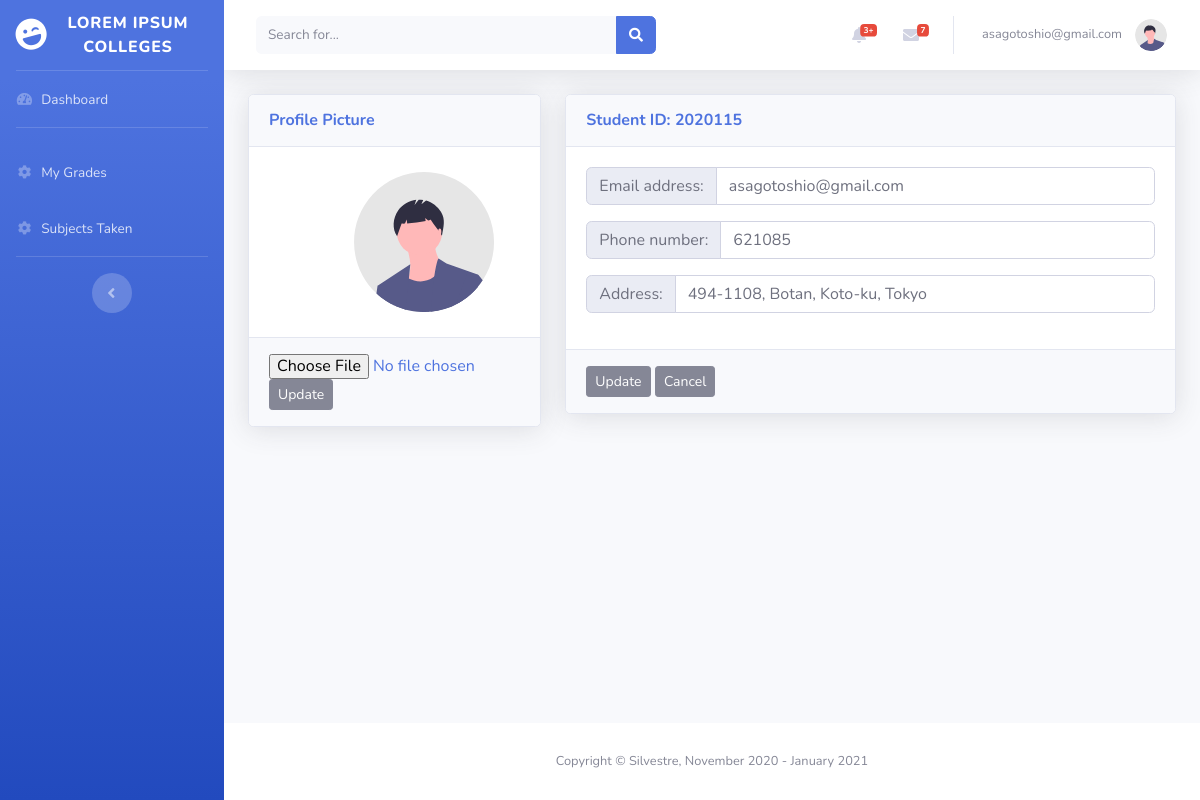
The app's page /editprofile.php (signed in) with its own data.
### tables this page shows
CREATE TABLE `users` (
  `id` int(11) NOT NULL,
  `firstname` varchar(30) NOT NULL,
  `lastname` varchar(20) NOT NULL,
  `email_address` varchar(40) NOT NULL,
  `password` varchar(256) NOT NULL,
  `phonenumber` int(11) NOT NULL,
  `gender` varchar(20) NOT NULL,
  `birthday` varchar(20) NOT NULL,
  `address` varchar(70) NOT NULL,
  `degree` varchar(200) NOT NULL,
  `program` varchar(100) NOT NULL,
  `yearlevel` varchar(100) NOT NULL,
  `semester` varchar(100) NOT NULL
);

### editprofile.php (the view, shortened to what this page needs)
<!DOCTYPE html>
<html lang="en">
<?php
    include("connection.php");
    $imageProfileImage = "";
    $studentInfoID = $_SESSION['id'];
    $viewStudentInfo = "SELECT * FROM users WHERE $studentInfoID = id";
    $queryStudentInfo = mysqli_query($connect, $viewStudentInfo);
    while ($rowStudentInfo = mysqli_fetch_array($queryStudentInfo)) {
        $updatedEmailAddress = $rowStudentInfo['email_address'];
        $updatedPhoneNumber = $rowStudentInfo['phonenumber'];
        $updatedAddress = $rowStudentInfo['address'];
    }
?>
<head>
    <link href="vendor/fontawesome-free/css/all.min.css" rel="stylesheet" type="text/css">
    <link href="css/sb-admin-2.min.css" rel="stylesheet">
    <link href="css/profileimage.css" rel="stylesheet">
</head>
<body id="page-top">
    <div id="wrapper">
        <ul class="navbar-nav bg-gradient-primary sidebar sidebar-dark accordion" id="accordionSidebar">
            <a class="sidebar-brand d-flex align-items-center justify-content-center" href="index.php">
                <div class="sidebar-brand-icon rotate-n-15">
                    <i class="fas fa-laugh-wink"></i>
                </div>
                <div class="sidebar-brand-text mx-3">Lorem Ipsum Colleges</div>
            </a>
            <hr class="sidebar-divider my-0">
            <li class="nav-item">
                <a class="nav-link" href="index.php">
                    <i class="fas fa-fw fa-tachometer-alt"></i>
                    <span>Dashboard</span></a>
            </li>
            <hr class="sidebar-divider">
            <li class="nav-item">
                <a class="nav-link collapsed" href="grades.php" aria-expanded="true" aria-controls="collapseTwo">
                    <i class="fas fa-fw fa-cog"></i>
                    <span>My Grades</span>
                </a>
                <a class="nav-link collapsed" href="subjectstaken.php" aria-expanded="true" aria-controls="collapseTwo">
                    <i class="fas fa-fw fa-cog"></i>
                    <span>Subjects Taken</span>
                </a>
            </li>
            <hr class="sidebar-divider d-none d-md-block">
            <div class="text-center d-none d-md-inline">
                <button class="rounded-circle border-0" id="sidebarToggle"></button>
            </div>
        </ul>
        <div id="content-wrapper" class="d-flex flex-column">
            <div id="content">
                <nav class="navbar navbar-expand navbar-light bg-white topbar mb-4 static-top shadow">
                    <form
                        class="d-none d-sm-inline-block form-inline mr-auto ml-md-3 my-2 my-md-0 mw-100 navbar-search">
                        <div class="input-group">
                            <input type="text" class="form-control bg-light border-0 small" placeholder="Search for..."
                                aria-label="Search" aria-describedby="basic-addon2">
                            <div class="input-group-append">
                                <button class="btn btn-primary" type="button">
                                    <i class="fas fa-search fa-sm"></i>
                                </button>
                            </div>
                        </div>
                    </form>
                    <ul class="navbar-nav ml-auto">
                        <li class="nav-item dropdown no-arrow mx-1">
                            <a class="nav-link dropdown-toggle" href="#" id="alertsDropdown" role="button"
                                data-toggle="dropdown" aria-haspopup="true" aria-expanded="false">
                                <i class="fas fa-bell fa-fw"></i>
                                <span class="badge badge-danger badge-counter">3+</span>
                            </a>
                        </li>
                        <li class="nav-item dropdown no-arrow mx-1">
                            <a class="nav-link dropdown-toggle" href="#" id="messagesDropdown" role="button"
                                data-toggle="dropdown" aria-haspopup="true" aria-expanded="false">
                                <i class="fas fa-envelope fa-fw"></i>
                                <span class="badge badge-danger badge-counter">7</span>
                            </a>
                        </li>
                        <li class="nav-item dropdown no-arrow">
                            <a class="nav-link dropdown-toggle" href="#" id="userDropdown" role="button"
                                data-toggle="dropdown" aria-haspopup="true" aria-expanded="false">
                                <span class="mr-2 d-none d-lg-inline text-gray-600 small">
                                    <?php echo $_SESSION['email_address']; ?>
                                </span>
                                <?php
                                    if ($imageProfileImage == NULL) {
                                        echo "<img src='img/undraw_profile.svg'
                                        class='img-profile rounded-circle'>";
                                    } else {
                                        echo "<img src='img/".$imageProfileImage."'
                                        class='img-profile rounded-circle'>";
                                    }
                                ?>
                            </a>
                        </li>
                    </ul>
                </nav>
                <div class="container-fluid">
                    <div class="row">
                    <div class="col-lg-4">
                        <div class="card shadow mb-4">
                            <div class="card-header py-3">
                                <h6 class="m-0 font-weight-bold text-primary">
                                    Profile Picture
                                </h6>
                            </div>
                            <div class="card-body">
                                <?php
                                    if ($imageProfileImage == NULL) {
                                        echo "<img src='img/undraw_profile.svg'
                                        class='img-profile rounded-circle'>";
                                    } else {
                                        echo "<img src='img/".$imageProfileImage."'
                                        class='img-profile rounded-circle'>";
                                    }
                                ?>
                            </div>
                            <div class="card-footer py-3">
                                <h6 class="m-0 font-weight-bold text-primary">
                                    <div>
                                    <form action="" method="POST" enctype="multipart/form-data">
                                        <input type="file" name="profileImage" class="">
                                        <input type="submit" name="upload" value="Update" class="btn btn-secondary btn-sm">
                                    </form>
                                    </div>
                                </h6>
                            </div>
                        </div>
                    </div>
                        <div class="col-lg-8">
                            <div class="card shadow mb-4">
                                <div class="card-header py-3">
                                    <h6 class="m-0 font-weight-bold text-primary">
                                        Student ID: <?php echo $_SESSION['id'];?>
                                    </h6>
                                </div>
                                <div class="card-body">
                                <form action="" method="POST">
                                    <div class="input-group mb-3">
                                        <div class="input-group-prepend">
                                            <span class="input-group-text" id="">Email address:</span>
                                        </div>
                                        <input type="email" class="form-control" placeholder=""
                                            value="<?php echo $updatedEmailAddress ?>" name="updateEmailAddress" id="updateEmailAddress">
                                    </div>
                                    <div class="input-group mb-3">
                                        <div class="input-group-prepend">
                                            <span class="input-group-text" id="">Phone number:</span>
                                        </div>
                                        <input type="text" class="form-control" placeholder=""
                                            value="<?php echo $updatedPhoneNumber; ?>" name="updatePhoneNumber" id="updatePhoneNumber">
                                    </div>
                                    <div class="input-group mb-3">
                                        <div class="input-group-prepend">
                                            <span class="input-group-text" id="">Address:</span>
                                        </div>
                                        <input type="text" class="form-control" placeholder=""
                                            value="<?php echo $updatedAddress; ?>" name="updateAddress" id="updateAddress">
                                    </div>
                                </div>
                                <div class="card-footer py-3">
                                    <h6 class="m-0 font-weight-bold text-primary">
                                        <input type="submit" class="btn btn-secondary btn-sm"
                                            name="updatePersonalInfo" id="updatePersonalInfo" value="Update">
                                        <input type="submit" class="btn btn-secondary btn-sm"
                                            name="cancelEdit" id="cancelEdit" value="Cancel"
                                            onclick="window.location = 'my_profile.php'">
                                    </h6>
                                </div>
                            </div>
                        </div>
                    </div>
                </div>
            </div>
            <footer class="sticky-footer bg-white">
                <div class="container my-auto">
                    <div class="copyright text-center my-auto">
                        <span>
                        Copyright &copy; Silvestre, November 2020 - <?php echo date("F") . " " . date("Y"); ?>
                        </span>
                    </div>
                </div>
            </footer>
        </div>
    </div>
</body>
</html>

### css/profileimage.css (style rules this page uses)
img { float: left; margin: 5px; width: 300px; height: 140px; }

### records on screen
users: updateEmailAddress "asagotoshio@gmail.com", updatePhoneNumber "621085", updateAddress "494-1108, Botan, Koto-ku, Tokyo"

### other values on screen
$_SESSION['email_address'] "asagotoshio@gmail.com"
$_SESSION['id'] "2020115"
